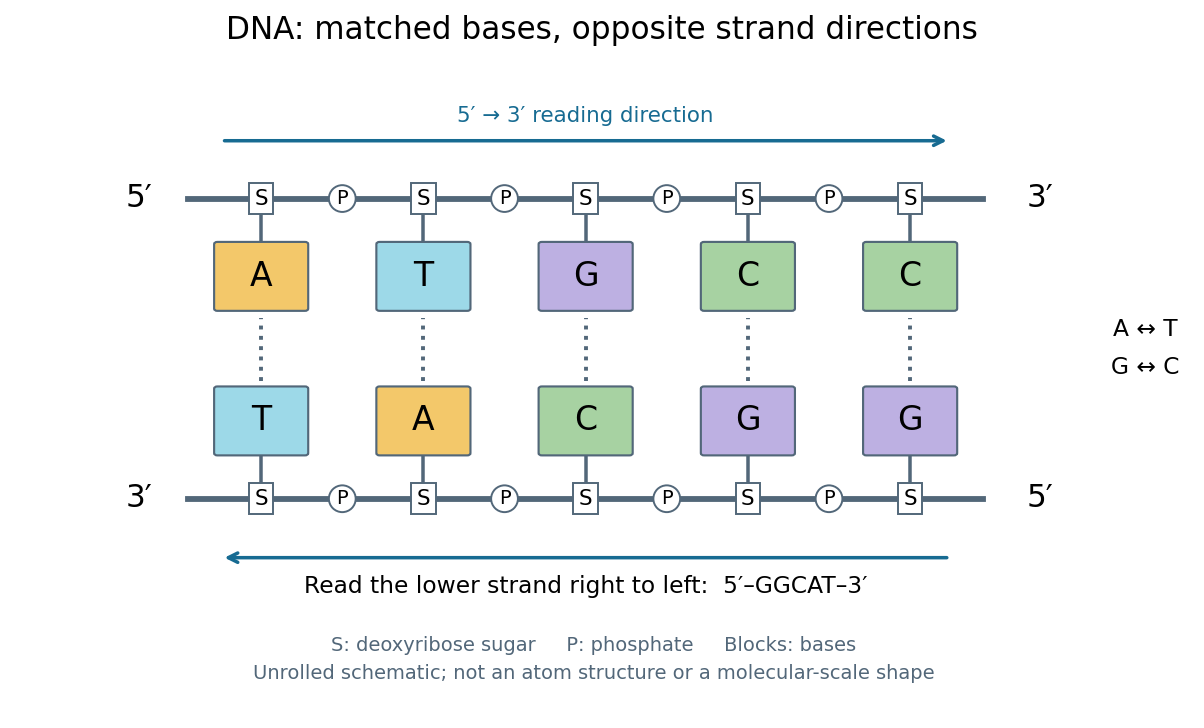

Generate this figure with Python:
"""Draw an original schematic DNA ladder; write basename.png in cwd.

Build: make _media/dna-antiparallel-complement.png
Uses the repository's Python 3.14 and Matplotlib dependencies.
Blocks and rails are sequence symbols, not chemical atom structures.
"""

from pathlib import Path

import matplotlib

matplotlib.use("Agg")
import matplotlib.pyplot as plt
from matplotlib.patches import FancyBboxPatch


COLORS = {"A": "#f3c86a", "T": "#9dd9e8", "G": "#bdb0e2", "C": "#a7d2a2"}


def main():
    sequence = "ATGCC"
    complement = sequence.translate(str.maketrans("ATGC", "TACG"))
    reverse_complement = complement[::-1]
    assert complement == "TACGG" and reverse_complement == "GGCAT"
    plt.rcParams.update({"font.size": 12, "figure.facecolor": "white",
                         "axes.facecolor": "white", "savefig.facecolor": "white"})
    fig, ax = plt.subplots(figsize=(8.6, 5.2))
    fig.subplots_adjust(left=0.035, right=0.985, bottom=0.04, top=0.88)
    ax.set(xlim=(-1.35, 5.7), ylim=(-1.0, 4.5))
    ax.axis("off")
    fig.suptitle("DNA: matched bases, opposite strand directions", fontsize=16)
    for y, left, right in [(3.5, "5′", "3′"), (0.8, "3′", "5′")]:
        ax.plot([-0.45, 4.45], [y, y], color="#526779", lw=3, zorder=1)
        ax.text(-0.75, y, left, ha="center", va="center", fontsize=16)
        ax.text(4.8, y, right, ha="center", va="center", fontsize=16)
        for i in range(5):
            ax.text(i, y, "S", ha="center", va="center", fontsize=11,
                    bbox={"boxstyle": "square,pad=0.25", "fc": "white", "ec": "#526779"})
            if i < 4:
                ax.text(i + 0.5, y, "P", ha="center", va="center", fontsize=10,
                        bbox={"boxstyle": "circle,pad=0.2", "fc": "white", "ec": "#526779"})
    for i, (top, bottom) in enumerate(zip(sequence, complement)):
        ax.plot([i, i], [0.8, 1.19], color="#526779", lw=1.8, zorder=1)
        ax.plot([i, i], [3.11, 3.5], color="#526779", lw=1.8, zorder=1)
        for y, base in [(2.8, top), (1.5, bottom)]:
            ax.add_patch(FancyBboxPatch((i - 0.27, y - 0.29), 0.54, 0.58,
                                       boxstyle="round,pad=0.02", facecolor=COLORS[base],
                                       edgecolor="#526779", lw=1.1, zorder=2))
            ax.text(i, y, base, ha="center", va="center", fontsize=17, zorder=3)
        # One dashed link denotes a base pair, not a hydrogen-bond count.
        ax.plot([i, i], [1.86, 2.43], color="#526779", lw=2, ls=":", zorder=4)
    for start, end, y in [(-0.25, 4.25, 4.02), (4.25, -0.25, 0.27)]:
        ax.annotate("", (end, y), (start, y),
                    arrowprops={"arrowstyle": "->", "lw": 1.8, "color": "#176b92"})
    ax.text(2, 4.19, "5′ → 3′ reading direction", ha="center", fontsize=11, color="#176b92")
    ax.text(2, -0.05, "Read the lower strand right to left:  5′–GGCAT–3′",
            ha="center", fontsize=12)
    ax.text(5.45, 2.15, "A ↔ T\nG ↔ C", ha="center", va="center", fontsize=12,
            linespacing=1.8)
    ax.text(2.05, -0.65, "S: deoxyribose sugar     P: phosphate     Blocks: bases\n"
            "Unrolled schematic; not an atom structure or a molecular-scale shape",
            ha="center", va="center", fontsize=10, color="#526779", linespacing=1.6)
    fig.savefig(Path(Path(__file__).stem + ".png"), dpi=140,
                facecolor="white", transparent=False)
    plt.close(fig)
    print(f"5′–{sequence}–3′ / 3′–{complement}–5′; reverse complement: {reverse_complement}")


if __name__ == "__main__":
    main()
